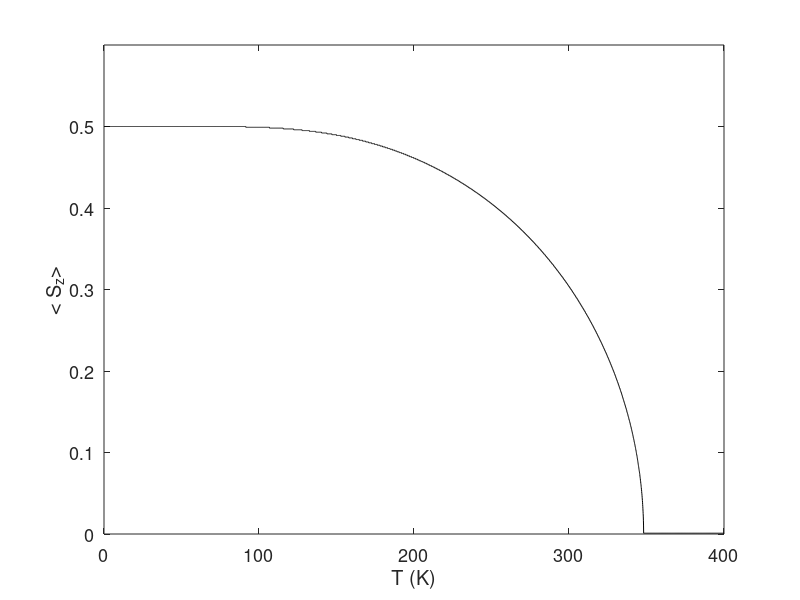

MATLAB code to generate this figure:
clear all
k = 8.6173E-5; %eV/K
Z = 12;
J = 0.01; %eV
Tc = (Z*J)/(4*k)

for t = 1:5000 % t = 1:500 % T(t) = t; %  x = .01:.01:5;
   T(t) = .08*t;
   
x = .001:.001:5;

Szz = (1/2)*tanh((Z*J*x)./(2*k.*T(t)));

diff = abs(x-Szz);
[g(t), Sz(t)] = min(diff);
end
    
plot(T,.001*Sz,'k')
ylabel('< S_z>')
xlabel('T (K)')
axis([0 400 0 .6])
set(gca,'FontSize',13)